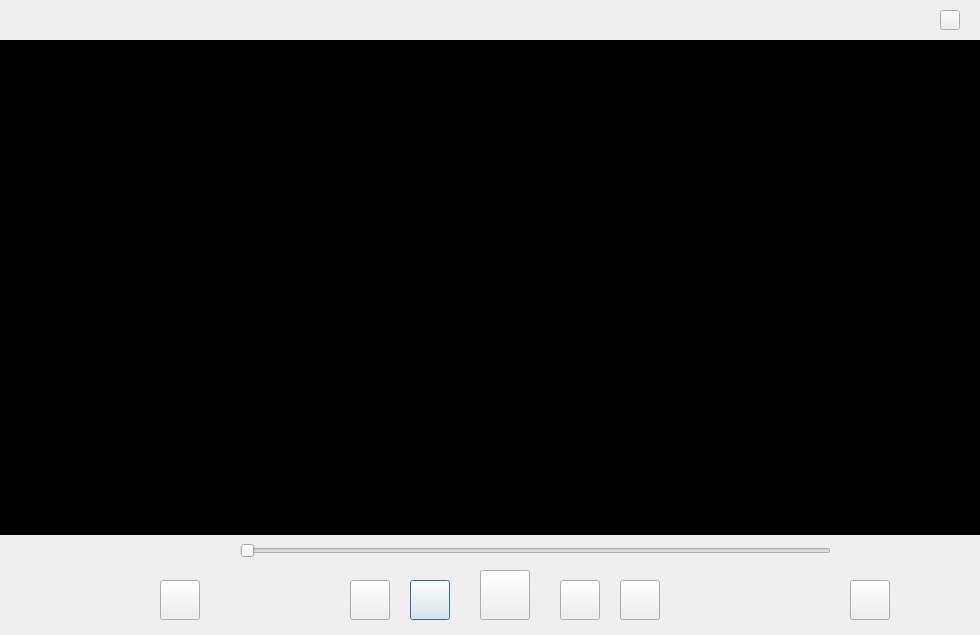
<?xml version="1.0" encoding="UTF-8"?>
<ui version="4.0">
 <class>PlayerDialog</class>
 <widget class="QDialog" name="PlayerDialog">
  <property name="geometry">
   <rect>
    <x>0</x>
    <y>0</y>
    <width>980</width>
    <height>635</height>
   </rect>
  </property>
  <property name="windowTitle">
   <string>Dialog</string>
  </property>
  <property name="styleSheet">
   <string notr="true">#pushButton_play{
border-image: url(:/prefix1/play.png);
}
#pushButton_play:pressed{
border-image: url(:/prefix1/play1.png);
}
#pushButton_pause{
border-image: url(:/prefix1/pause.png);
}
#pushButton_pause:pressed{
border-image: url(:/prefix1/pause1.png);
}
#pushButton_stop{
border-image: url(:/prefix1/stop.png);
}
#pushButton_stop1:pressed{
border-image: url(:/prefix1/stop1.png);
}
#pushButton_cap{
border-image: url(:/prefix1/snapshot.png);
}
#pushButton_cap:pressed{
border-image: url(:/prefix1/snapshot1.png);
}
#pushButton_open{
border-image: url(:/prefix1/opendir.png);
}
#pushButton_open:pressed{
border-image: url(:/prefix1/opendir1.png);
}
#pushButton_forward{
border-image: url(:/prefix1/forward.png);
}
#pushButton_forward:pressed{
border-image: url(:/prefix1/forward1.png);
}
#pushButton_close{
border-image: url(:/prefix1/close2.png);
}

#pushButton_rewind{
border-image: url(:/prefix1/rewind.png);
}
#pushButton_rewind:pressed{
border-image: url(:/prefix1/rewind1.png);
}
#PlayerDialog{
border-image: url(:/prefix1/playerborder.png);
}
#widget,#graphicsView{
background:#000000;
}
#label_speed,#label_name
{
color:#FFFFFF;
}</string>
  </property>
  <widget class="QPushButton" name="pushButton_pause">
   <property name="geometry">
    <rect>
     <x>410</x>
     <y>580</y>
     <width>40</width>
     <height>40</height>
    </rect>
   </property>
   <property name="text">
    <string/>
   </property>
  </widget>
  <widget class="QPushButton" name="pushButton_stop">
   <property name="geometry">
    <rect>
     <x>560</x>
     <y>580</y>
     <width>40</width>
     <height>40</height>
    </rect>
   </property>
   <property name="text">
    <string/>
   </property>
  </widget>
  <widget class="QPushButton" name="pushButton_play">
   <property name="geometry">
    <rect>
     <x>480</x>
     <y>570</y>
     <width>50</width>
     <height>50</height>
    </rect>
   </property>
   <property name="text">
    <string/>
   </property>
  </widget>
  <widget class="QSlider" name="horizontalSlide_speedr">
   <property name="geometry">
    <rect>
     <x>240</x>
     <y>540</y>
     <width>591</width>
     <height>22</height>
    </rect>
   </property>
   <property name="orientation">
    <enum>Qt::Horizontal</enum>
   </property>
  </widget>
  <widget class="QLabel" name="label_speed">
   <property name="geometry">
    <rect>
     <x>120</x>
     <y>540</y>
     <width>111</width>
     <height>16</height>
    </rect>
   </property>
   <property name="text">
    <string/>
   </property>
  </widget>
  <widget class="QPushButton" name="pushButton_open">
   <property name="geometry">
    <rect>
     <x>160</x>
     <y>580</y>
     <width>40</width>
     <height>40</height>
    </rect>
   </property>
   <property name="text">
    <string/>
   </property>
  </widget>
  <widget class="QLabel" name="label_name">
   <property name="geometry">
    <rect>
     <x>220</x>
     <y>590</y>
     <width>111</width>
     <height>21</height>
    </rect>
   </property>
   <property name="text">
    <string/>
   </property>
  </widget>
  <widget class="QPushButton" name="pushButton_cap">
   <property name="geometry">
    <rect>
     <x>850</x>
     <y>580</y>
     <width>40</width>
     <height>40</height>
    </rect>
   </property>
   <property name="text">
    <string/>
   </property>
  </widget>
  <widget class="QPushButton" name="pushButton_forward">
   <property name="geometry">
    <rect>
     <x>620</x>
     <y>580</y>
     <width>40</width>
     <height>40</height>
    </rect>
   </property>
   <property name="text">
    <string/>
   </property>
  </widget>
  <widget class="QPushButton" name="pushButton_rewind">
   <property name="geometry">
    <rect>
     <x>350</x>
     <y>580</y>
     <width>40</width>
     <height>40</height>
    </rect>
   </property>
   <property name="text">
    <string/>
   </property>
  </widget>
  <widget class="QWidget" name="widget" native="true">
   <property name="geometry">
    <rect>
     <x>0</x>
     <y>40</y>
     <width>981</width>
     <height>495</height>
    </rect>
   </property>
   <widget class="QMySelfVideo" name="graphicsView">
    <property name="geometry">
     <rect>
      <x>190</x>
      <y>1</y>
      <width>617</width>
      <height>480</height>
     </rect>
    </property>
   </widget>
  </widget>
  <widget class="QPushButton" name="pushButton_close">
   <property name="geometry">
    <rect>
     <x>940</x>
     <y>10</y>
     <width>20</width>
     <height>20</height>
    </rect>
   </property>
   <property name="text">
    <string/>
   </property>
  </widget>
 </widget>
 <customwidgets>
  <customwidget>
   <class>QMySelfVideo</class>
   <extends>QGraphicsView</extends>
   <header location="global">qmyselfvideo.h</header>
  </customwidget>
 </customwidgets>
 <resources/>
 <connections/>
</ui>
